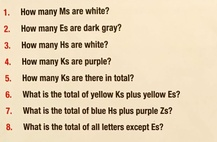
#> input picture puzzle_3/q.jpeg, 217 x 142 px, shrunk from 1114 x 728 before the run
$ jupyter execute --allow-errors solver.ipynb
#> lines starting #> are read from the running program, lines starting #| are printed output that depends on the picture; after the words box and inside, x2 and y2 are one past the last pixel; in counts of white or black regions, pixels touching at a corner belong together
[cell 1]
from turtle import color
from IPython.display import display
from PIL import Image, ImageOps, ImageDraw, ImageFilter, ImageEnhance
import numpy as np

questionsImage = Image.open('q.jpeg')
#> questionsImage is the input picture: PIL image 217x142 RGB; mean R, G, B 227.9, 210.4, 182.2
inputImage = Image.open('p.png').convert('RGB')
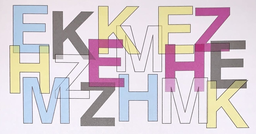
#> input picture puzzle_3/p.png, 256 x 134 px, shrunk from 1314 x 687 before the run
#> inputImage is the input picture: PIL image 256x134 RGB; mean R, G, B 216.5, 205.7, 210.9
display(questionsImage)
display(inputImage)

[cell 2]
converter = ImageEnhance.Color(inputImage)
inputImage = converter.enhance(3.0)
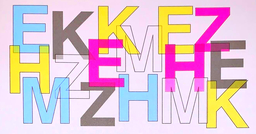
#> inputImage: PIL image 256x134 RGB; mean R, G, B 225.7, 198.1, 209.1
display(inputImage)

grayscale = inputImage.convert('L')
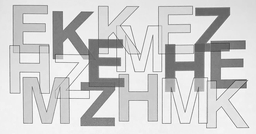
#> grayscale: PIL image 256x134 L; min 79, max 255, mean 207.7

edges = grayscale.filter(ImageFilter.FIND_EDGES)
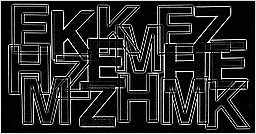
#> edges: PIL image 256x134 L; min 0, max 255, mean 39.7

display(edges)

[cell 3]
thresh = 100
fn = lambda x : 255 if x > thresh else 0
monochrome = edges.convert('L').point(fn, mode='1')
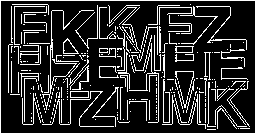
#> monochrome: PIL image 256x134 1; 17.2% white in thin lines or dots
display(monochrome)

[cell 4]
monochromeEdges = np.asarray(monochrome)
monochrome = 0 - monochromeEdges
#> monochrome: shape (134, 256) int64; values -1 (black) and 0 (white), 82.8% white; black in thin lines or dots
draw = ImageDraw.Draw(inputImage)
print(monochromeEdges.shape)
#| (134, 256)
for i in range(len(monochromeEdges)):
    for j in range(len(monochromeEdges[i])):
        if monochromeEdges[i][j] == 1:
            draw.point((j, i), fill=(255, 255, 255))
            draw.point((j+1, i), fill=(255, 255, 255))
            draw.point((j-1, i), fill=(255, 255, 255))
            draw.point((j, i+1), fill=(255, 255, 255))
            draw.point((j, i-1), fill=(255, 255, 255))

            draw.point((j+2, i), fill=(255, 255, 255))
            draw.point((j-2, i), fill=(255, 255, 255))
            draw.point((j, i+2), fill=(255, 255, 255))
            draw.point((j, i-2), fill=(255, 255, 255))

            draw.point((j+3, i), fill=(255, 255, 255))
            draw.point((j-3, i), fill=(255, 255, 255))
            draw.point((j, i+3), fill=(255, 255, 255))
            draw.point((j, i-3), fill=(255, 255, 255))
#> this loop made 134 passes

display(inputImage)
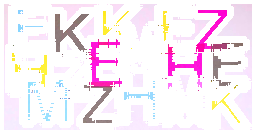
#> shown: PIL image 256x134 RGB; mean R, G, B 248.5, 236.5, 244.5

[cell 5]
# Question 2
# How Many E's are dark grey?

def justGray(r, g, b):
    rbase = 145
    gbase = 124
    bbase = 124
    delta = 100
    if (rbase-delta <= r <= rbase+delta) and (gbase-delta <= g <= gbase+delta) and (bbase-delta <= b <= bbase+delta):
        return (0, 0, 0)
    else:
        return (255, 255, 255)

width, height = inputImage.size
#> width = 256; height = 134

for x in range(width):
    for y in range(height):
        r, g, b = inputImage.getpixel((x, y))
        draw.point((x, y), fill=justGray(r, g, b))

display(inputImage)

[cell 6]
import pytesseract
import cv2

img = np.asarray(inputImage)
img = cv2.blur(img, (10, 10))
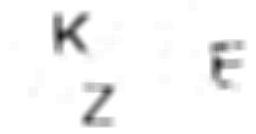
#> img: shape (134, 256, 3); min 23, max 255, mean 245.6
# [11 lines of commented-out code are left out]

gray = cv2.cvtColor(img, cv2.COLOR_BGR2GRAY)
thresh = cv2.threshold(gray, 127, 255, cv2.THRESH_BINARY_INV + cv2.THRESH_OTSU)[1]
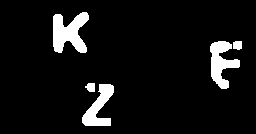
#> thresh: shape (134, 256); 7.3% white; 5 white regions, box (x1, y1, x2, y2) and area: (53, 12, 89, 53) 946, (210, 41, 240, 89) 752, (82, 84, 114, 126) 663, (233, 41, 242, 50) 73, (85, 83, 95, 92) 72

items = cv2.findContours(thresh, cv2.RETR_EXTERNAL, cv2.CHAIN_APPROX_SIMPLE)
contours = items[0] if len(items) == 2 else items[1]

img_contour = img.copy()
for i in range(len(contours)):
    area = cv2.contourArea(contours[i])
    if 100 < area < 10000:
        cv2.drawContours(img_contour, contours, i, (0, 0, 255), 2)
#> this loop made 5 passes
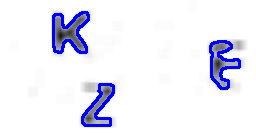
#> img_contour: shape (134, 256, 3); 4.74% of pixels changed, all inside (x1, y1, x2, y2) = (52, 11, 241, 127)

detected = ""
#> (the rest of this cell did not finish here and is left out)
